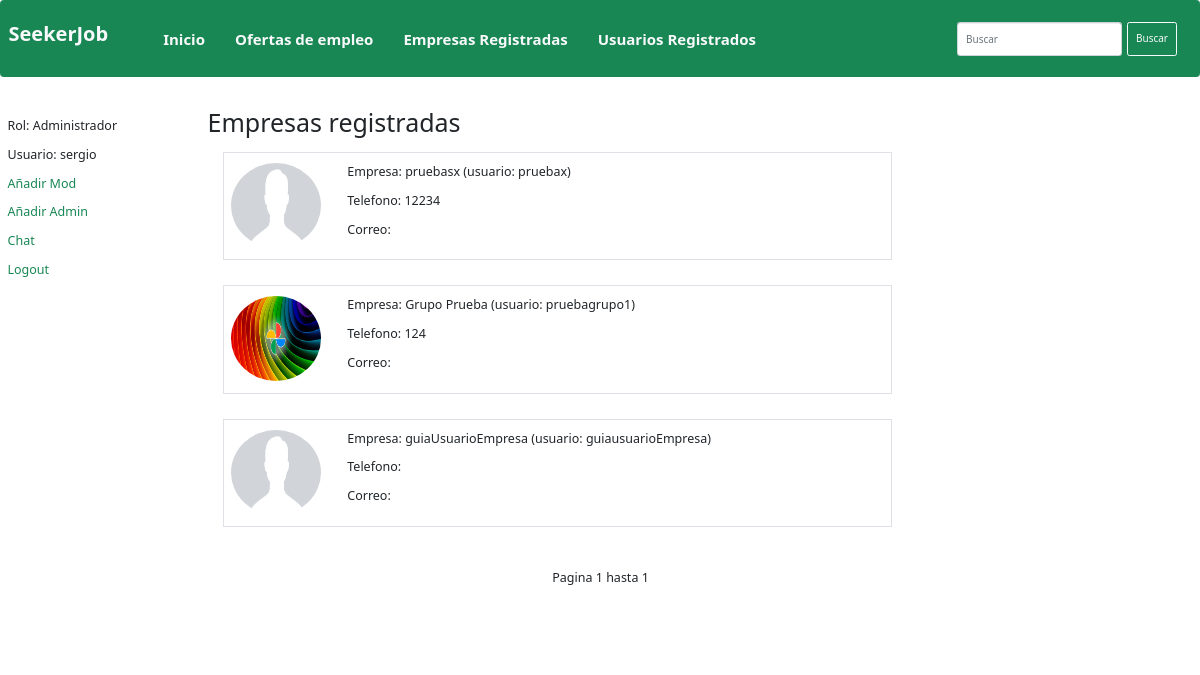
/seekerJob/lista_empresas (signed in), run on the app's committed database.
### seekerJob/models.py (models this page shows, shortened)
class Empresa(models.Model):
    login=models.ForeignKey(User, on_delete=models.CASCADE)
    nombre_empresa=models.CharField(max_length=100)
    telefono=models.CharField(max_length=15, blank=True)
    email=models.CharField(max_length=100, blank=True)
    Foto= models.ImageField("Imagen de Perfil", default="user-default.png")
    def get_absolute_url(self):
        return reverse("empresa_detail", args=[str(self.id)])

### seekerJob/views.py (the view)
# urls.py: path("lista_empresas",views.listaEmpresas.as_view(), name="listadoEmpresas"),
class listaEmpresas(LoginRequiredMixin,generic.ListView):
    model=Empresa
    paginate_by=5
    template_name="seekerJob/empresa_list.html"

### seekerJob/templatetags/groups_tags.py (called while the page is built)
@register.filter(name="has_group")
def has_group(user, group_name):
    return user.groups.filter(name=group_name).exists()

### seekerJob/templates/seekerJob/empresa_list.html (shortened to what this page needs)
{% extends "base_generic.html" %}
{% block content %}
    <h1>Empresas registradas</h1>
    {% if empresa_list %}
    <ul class="p-0">
      {% for empresa in empresa_list %}
      <div  class="emp p-3 m-2">
        <a href="{{empresa.get_absolute_url}}" class="text-decoration-none text-dark">
          <div  class="border container py-3">
            <div class="row ">
              <div class="col-2 p-0">
                  <img src="{{empresa.Foto.url}}" class="img-circle" width="90px" height="85px">
                          </div>
              <div class="col">
        <p>Empresa:  {{empresa.nombre_empresa}} (usuario:  {{empresa.login}})
        </p>
        <p>Telefono: {{empresa.telefono}}
        </p>
        <p>Correo: {{empresa.email}}
        </p>
      </div>
    </div>
  </div>
      </a >
      </div>
      {% endfor %}
    </ul>
    {% else %}
      <p>No hay empresas registradas.</p>
    {% endif %}
    <div class="pagination ">
      <span class="step-links mb-5 ">
      <span class="current">
          Pagina {{ page_obj.number }} hasta {{ page_obj.paginator.num_pages }}
      </span>
      </span>
  </div>
{% endblock %}

### seekerJob/templates/base_generic.html (shortened to what this page needs)
<!DOCTYPE html>
<html lang="en">
<head>
  <link rel="stylesheet" href="https://maxcdn.bootstrapcdn.com/bootstrap/3.3.7/css/bootstrap.min.css">
  {% load static %}
  <link rel="stylesheet" href="{% static 'css/styles.css' %}">
  <link href="https://cdn.jsdelivr.net/npm/bootstrap@5.1.3/dist/css/bootstrap.min.css" rel="stylesheet">
</head>
{% load groups_tags %}
<body class="fs-5">
  <nav class="navbar navbar-expand-lg navbar-light bg-success " id="navbar-color">
    <div class="container-fluid">
      <a class="navbar-brand fs-2 mt-4 text-light fw-bold" href="{% url 'index' %}">SeekerJob</a>
      <div class="collapse navbar-collapse" id="navbard">
        <ul class="navbar-nav me-auto mb-2 mb-lg-0">
          <li class="nav-item mx-3">
            <a class="nav-link active fs-4 text-light fw-bold" href="{% url 'index' %}">Inicio</a>
          </li>
          <li class="nav-item mx-3">
            <a class="nav-link active fs-4 text-light fw-bold" href="{% url 'OfertasDeEmpleo' %}"> Ofertas de empleo</a>
          </li>
          {% if user.is_authenticated %}
          {% if  request.user|has_group:"Empresas" or  request.user|has_group:"Administradores" or request.user|has_group:"Moderadores" or request.user.is_superuser  %}
          <li class="nav-item mx-3">
            <a class="nav-link active fs-4 text-light fw-bold" href="{% url 'listadoEmpresas' %}"> Empresas Registradas</a>
          </li>
          {% endif %}
          {% endif %}
          <li class="nav-item mx-3">
            <a class="nav-link active fs-4 text-light fw-bold" href="{% url 'listadoUsuarios' %}"> Usuarios Registrados</a>
          </li>
        </ul>
        <form class="d-flex" method="POST" action="{% url 'buscador' %}">
          <input class="form-control me-2" type="search" placeholder="Buscar" name="searched">
          <button class="btn btn-outline-light" type="submit">Buscar</button>
        </form>
      </div>
    </div>
    </nav>
  <div class="container-fluid">
    <div class="row">
      <div class="col-sm-2">
     <ul class="sidebar-nav">
     {% if user.is_authenticated %}
     {% if  request.user|has_group:"Administradores"  or request.user.is_superuser %}
     <li class="my-3 ">Rol: Administrador</li>
     {% elif  request.user|has_group:"Moderadores" %}
     <li class="my-3 ">Rol: Moderadore</li>
     {% elif  request.user|has_group:"Usuarios" %}
     <li class="my-3 ">Rol: Usuario</li>
     {% elif  request.user|has_group:"Empresas" %}
     <li class="my-3 ">Rol: Empresa</li>
     {% endif %}
       <li class="my-3 ">Usuario: {{ user.get_username }}</li>
     {% if  request.user.is_superuser %}
     <li class="my-3 "><a class="text-success text-decoration-none" href="{% url 'nuevo_Mod' %}">Añadir Mod</a></li>
     <li class="my-3 "><a class="text-success text-decoration-none" href="{% url 'nuevoAdmin' %}">Añadir Admin</a></li>
     {% endif %}
       <li class="my-3"><a class="text-success text-decoration-none" href="{% url 'inbox' %}">Chat</a></li>
       <li class="my-3"> <a class="text-success text-decoration-none" href="{% url 'logout'%}?next={% url 'index'%}">Logout</a></li>
     {% else %}
       <li><a class="text-success text-decoration-none" href="{% url 'login'%}?next={{request.path}}">Login</a></li>
     {% endif %}
    </ul>
      </div>
      <div class="col-sm-10 my-3 ">
      {% block content %}{% endblock %}
      </div>
    </div>
  </div>
</body>
</html>

### seekerJob/static/css/styles.css (style rules this page uses)
.sidebar-nav { margin-top: 20px; padding: 0; list-style: none; }

### seekerJob/templates/seekerJob/empresa_list.html (style rules this page uses)
.step-links { margin: 1.2rem 35%; }
.emp { width: 70%; }

### data on the page
Empresa: Foto (placeholder picture), nombre_empresa "pruebasx", login "pruebax", telefono "12234"
Empresa: Foto (picture), nombre_empresa "Grupo Prueba", login "pruebagrupo1", telefono "124"
Empresa: Foto (placeholder picture), nombre_empresa "guiaUsuarioEmpresa", login "guiausuarioEmpresa"

### other printed values
{{ user.get_username }} "sergio"
{{ page_obj.number }} "1"
{{ page_obj.paginator.num_pages }} "1"
